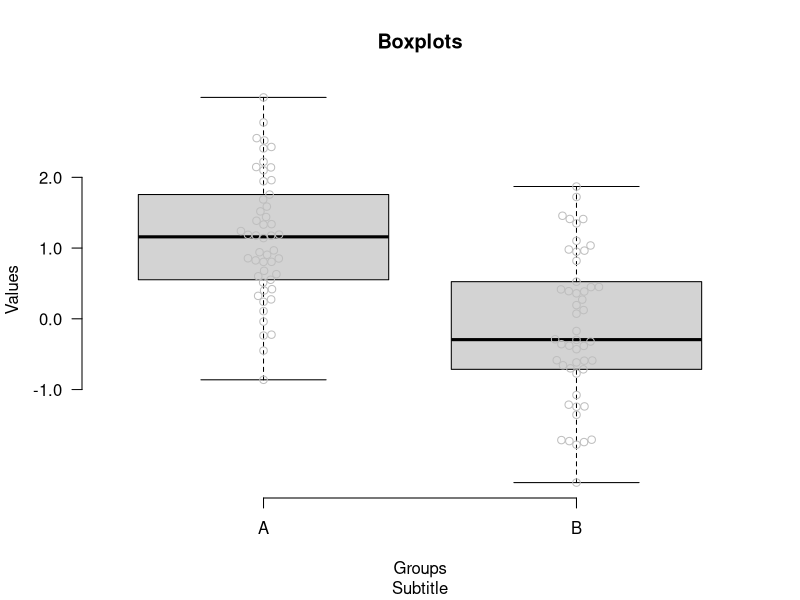
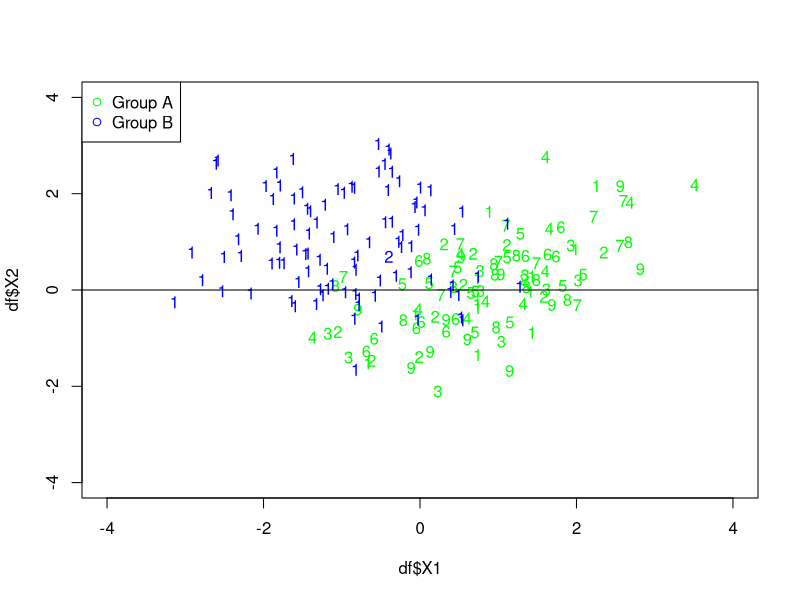

Recreate these plots in R, in order.

library(beeswarm)
df <- data.frame("x"=c(rnorm(50, mean=1), rnorm(50)), "y"=c(rep("A", 50), rep("B", 50)))

boxplot(x~y, data = df, axes = FALSE,
        xlab = "Groups", ylab = "Values", main = "Boxplots", sub = "Subtitle")                                                                
beeswarm(x~y, data = df, add = TRUE, col = "grey")                                                                
axis(side=1, at = c(1,2), labels = c("A", "B"))
axis(side=2, at = c(-1,0,1,2), labels = c("-1.0", "0.0", "1.0", "2.0"), las = 2)


df <- data.frame(rbind(MASS::mvrnorm(100, mu = c(1,0), Sigma = matrix(c(1,0.7,0.7,1), ncol=2)),
                   MASS::mvrnorm(100, mu = c(-1,1), Sigma = matrix(c(1,0.0,0.0,1), ncol=2))),
                 "group" = c(rep("A", 100), rep("B", 100)))
plot(df$X1, df$X2, xlim = c(-4,4), ylim = c(-4,4),
     col=c(rep("green", 100), rep("blue", 100)),
     pch = as.character(1:200))
abline(h=0, col="black")
legend("topleft", legend=c("Group A", "Group B"), col = c("green", "blue"), pch = c(1,1))








